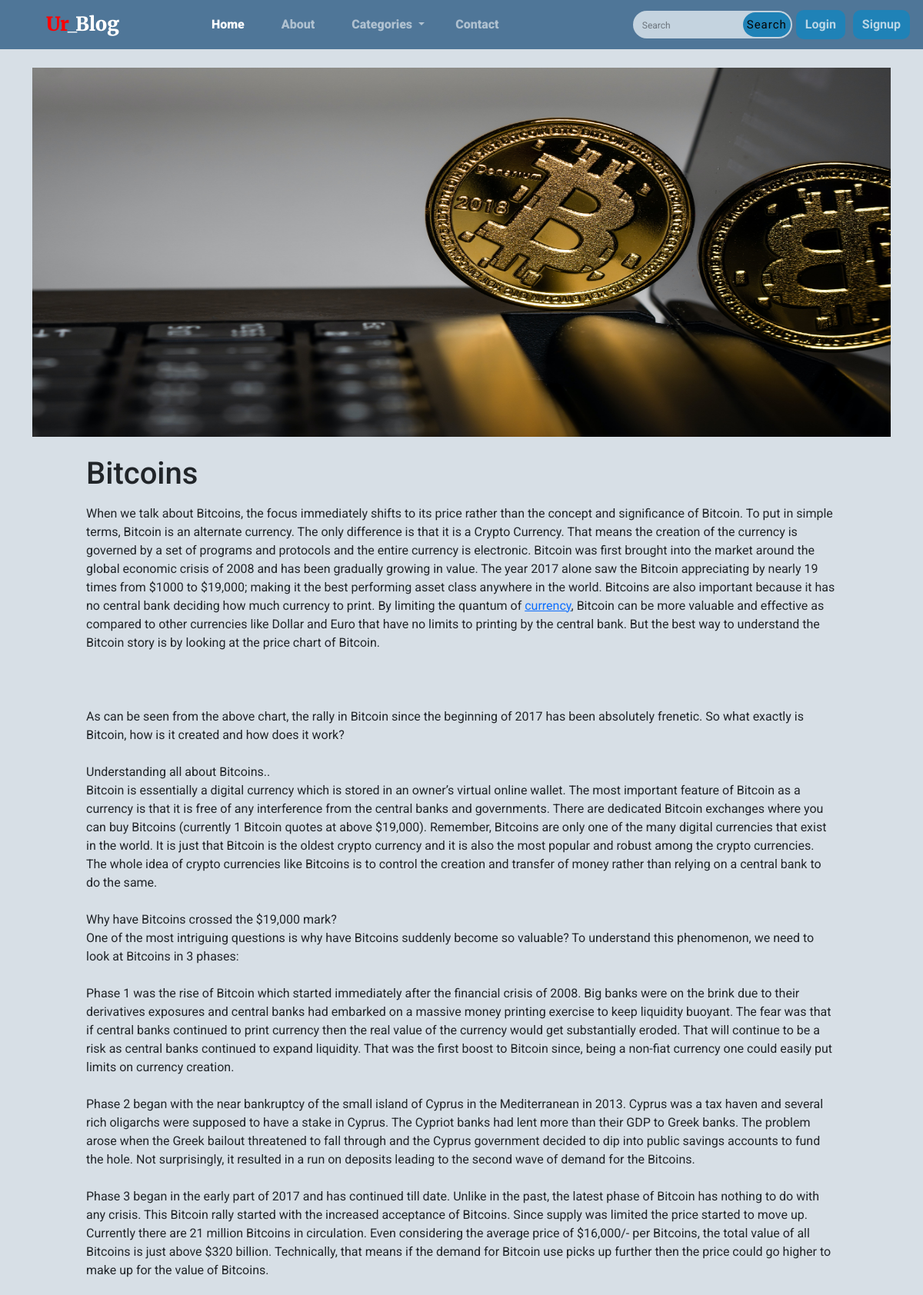
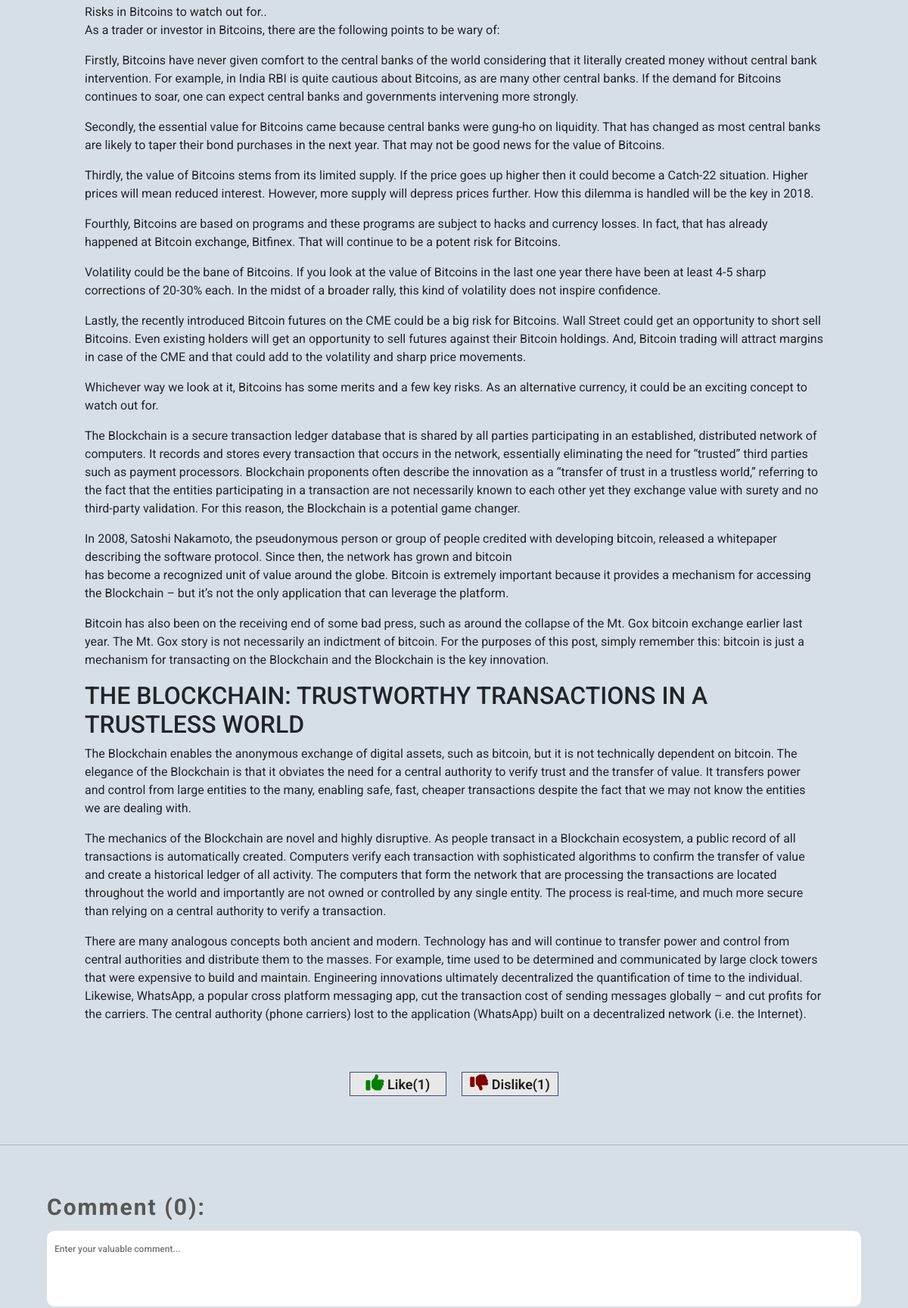
/post/bitcion/ (upper part), run on the app's committed database (2 pictures, top to bottom).
### BlogApp/models.py (models this page shows, shortened)
class Post(models.Model):
    post_id=models.AutoField(primary_key=True)
    category=models.ForeignKey(Category,on_delete=models.CASCADE)
    title=models.CharField(max_length=50)
    content=HTMLField()
    url=models.CharField(max_length=100)
    post_image=models.ImageField(upload_to='post_images/')
    add_date=models.DateTimeField(auto_now_add=True,null=True)

### BlogApp/views.py (the view)
# urls.py: path('post/<str:url>/',views.post,name='post'),
def post(request,url):
        if request.method == 'POST':
            fm=Comment_form(request.POST)
            if fm.is_valid():
                msg=fm.cleaned_data['message']
                if request.user.is_authenticated:
                    comm_data=Comment(message=msg,comment_user=request.user,post=Post.objects.get(url=url))
                    comm_data.save()
                    fm=Comment_form()
                else:
                    return redirect(login,value=Post.objects.get(url=url).url)
        else:
            fm=Comment_form()
        cat=Category.objects.all()
        comment_data=Comment.objects.filter(post=Post.objects.get(url=url))
        post_data=Post.objects.get(url=url)
        c_data=Like.objects.filter(log_post=post_data).count()
        d_c_data=Dislike.objects.filter(log_post_d=post_data).count()
        return render(request,'BlogApp/post.html',{'post_data':post_data,'cat':cat,'comment_data':comment_data,'form':fm,'count_data':c_data,'d_count_data':d_c_data})

### BlogApp/forms.py
class Comment_form(forms.ModelForm):
    class Meta:
        model = Comment
        fields=['message']
        widgets={'message':forms.Textarea(attrs={'class':'comment-area','placeholder':'Enter your valuable comment...'})}

### BlogApp/templates/BlogApp/post.html (shortened to what this page needs)
{% extends 'BlogApp/base.html' %}
{% block content %}
       <div class="container">
        <div class="row my-4">
            <div class="col-12 category-head-img">
                <img src="{{post_data.post_image.url}}" alt="">
            </div>
        </div>
       </div>
      <div class="container-fluid">
        <div class="row justify-content-center">
            <div class="col-10">
                <h1>{{post_data.title| capfirst}}</h1>
                <p class="post-para">
                    {{post_data.content|safe}}
                </p>
            </div>
        </div>
        <div class="row justify-content-center mt-5">
            <div class="col-3 like_dis_btn_div" >
                <button type="buttton" name="like" id=like{{post_data.url}}  class="likebutton"   value={{post_data.url}}><i class="fa-solid fa-thumbs-up" style="color:green;"></i> Like({{count_data}})</button>
                <button type="button" name="dislikes" id=dislike{{post_data.url}} class="dislikebutton" value={{post_data.url}}><i class="fa-solid fa-thumbs-down" style="color:rgb(128, 0, 0);" ></i> Dislike({{d_count_data}})</button>
            </div>
        </div>
      </div>
<br>
<br>
<hr>
<br>
<br>
      <div class="container-fluid">
        <div class="row justify-content-center">
            <div class="col-11 comment-container">
                <form action="" method="POST" novalidate name="comment_form" >
                    <h4 for="comment" class="comment-heading">Comment ({{comment_data.count}}):</h4>
                    {% for fm in form %}
                    {{fm}}
                    {% endfor %}
                         <br>
                 </form>
            </div>
        </div>
       </div>
{% endblock content %}

### BlogApp/static/BlogApp/css/style.css (style rules this page uses)
* { box-sizing: border-box; font-family: 'Roboto', sans-serif; }
body { height: 1000px; background-color: rgb(215, 223, 230); }
:root { --color-white:rgb(4, 4, 4); }
form { position:relative; }
.category-head-img { height:60vh; border-radius: 20px; }
.category-head-img img { width:100%; height: 100%; }
.post-para { font-family: 'Merriweather', serif; text-align: justify; }
.comment-heading { font-weight: 700; color: #575757; font-size: 30px; letter-spacing: 2px; }
.comment-area { border-radius: 10px !important; border: transparent; width: 100%; height: 100px; resize: none; padding:15px 10px; }
.login-form form input,textarea { padding:10px; font-weight: 500; margin: 5px 0px; }
input[type="text"],input[type="password"],input[type="checkbox"],input[type="email"],textarea { border: 3px solid #ccc; transition: 0.5s; outline: none; }
::placeholder { font-size:12px; }
.likebutton,.dislikebutton { border: 1px solid rgb(66, 76, 126); background-color:rgb(232, 232, 232); font-weight: 600; font-size: 18px; width:150px; color: rgb(31, 30, 30); }
.likebutton i { color: green; font-size: 24px; }
.dislikebutton i { color: rgb(128, 0, 0); font-size: 24px; }
.like_dis_btn_div { display:flex; justify-content:center; gap:20px; }

### data on the page
Post: post_image (picture), title "Bitcoins", content "When we talk about Bitcoins, the focus immediately shifts to its price rather than the concept and significance of Bitcoin. To put in simple terms, Bitcoin is an alternate currency. The only difference is that it is a Crypto Currency. That means the creation of the currency is governed by a set of programs and protocols and the entire currency is electronic. Bitcoin was first brought into the market around the global economic crisis of 2008 and has been gradually growing in value. The year 2017 alone saw the Bitcoin appreciating by nearly 19 times from $1000 to $19,000; making it the best performing asset class anywhere in the world. Bitcoins are also important because it has no central…"

### other printed values
{{ count_data }} "1"
{{ d_count_data }} "1"
{{ comment_data.count }} "0"
